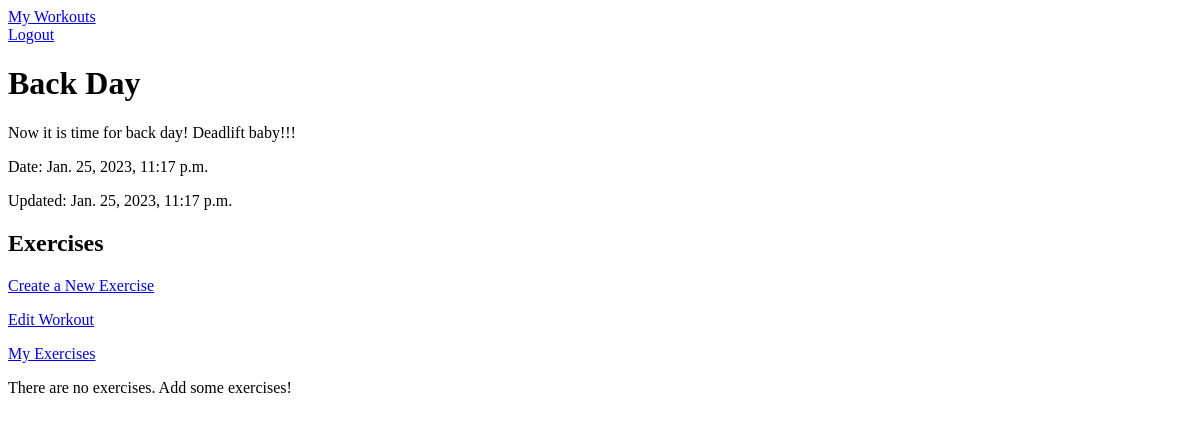
The page /tracker/2/ (signed in) on the database as committed earlier.
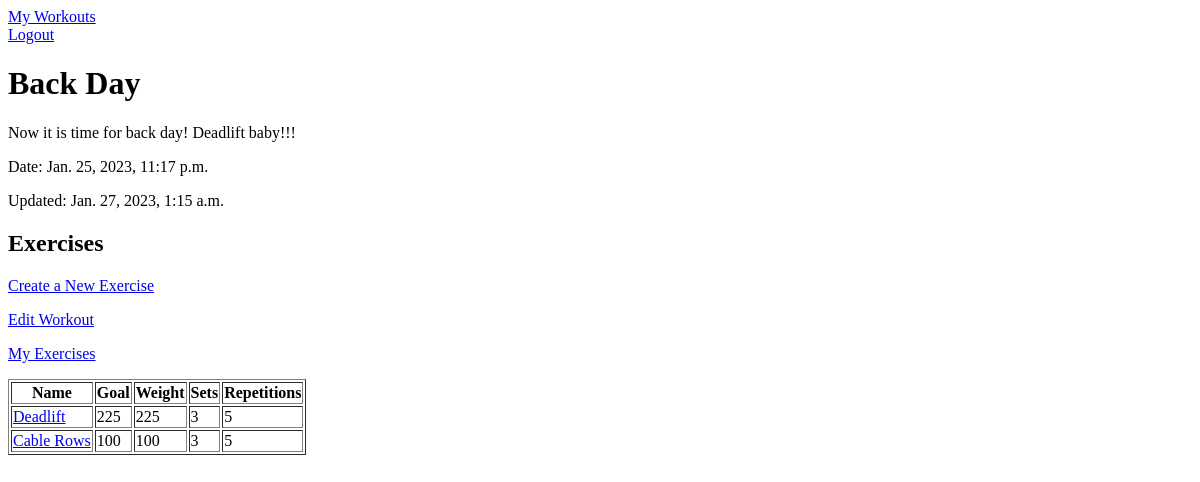
The same page on the database as committed later.
### tracker/models.py (models this page shows, shortened)
class Workout(models.Model):
    name = models.CharField(max_length=100)
    description = models.TextField(default=None)
    created_on = models.DateTimeField(auto_now_add=True)
    updated_on = models.DateTimeField(auto_now=True)
    user = models.ForeignKey(
        settings.AUTH_USER_MODEL,
        related_name="workouts",
        on_delete=models.CASCADE,
        null=True
    )

### exercises/models.py (models this page shows, shortened)
class Exercise(models.Model):
    created_on = models.DateTimeField(auto_now_add=True)
    name = models.CharField(max_length=150)
    goal = models.CharField(max_length=200)
    sets = models.PositiveSmallIntegerField(default=0)
    reps = models.PositiveSmallIntegerField(default=0)
    weight = models.PositiveSmallIntegerField(default=0)
    met_goal = models.BooleanField(default=False)
    updated_on = models.DateTimeField(auto_now=True)
    workout = models.ForeignKey(
        "tracker.Workout",
        related_name="exercises",
        on_delete=models.CASCADE,
        null=True,
    )
    user = models.ForeignKey(
        settings.AUTH_USER_MODEL,
        related_name="exercises",
        on_delete=models.CASCADE,
    )

### tracker/views.py (the view)
# urls.py: path("<int:id>/", show_my_workout, name="show_my_workout"),
@login_required
def show_my_workout(request, id):
    workout = get_object_or_404(Workout, id=id)
    context = {
        "workout": workout,
    }
    return render(request, "tracker/detail.html", context)

### tracker/templates/tracker/detail.html (shortened to what this page needs)
{% extends 'base.html' %}
{% block content %}
    <div>
        <h1>{{ workout.name }}</h1>
        <p>{{ workout.description }}</p>
        <p>Date: {{ workout.created_on }}</p>
        <p>Updated: {{ workout.updated_on }}</p>
        <h2>Exercises</h2>
        <p>
            <a href="{% url 'create_exercise' %}">Create a New Exercise</a>
        </p>
        <p>
            <a href="{% url 'edit_workout' workout.id %}">Edit Workout</a>
        </p>
        <p>
            <a href="{% url 'show_my_exercises' workout.id %}">My Exercises</a>
        </p>
        {% if workout.exercises.all|length > 0 %}
            <table border="1">
                <thead>
                    <tr>
                        <th>Name</th>
                        <th>Goal</th>
                        <th>Weight</th>
                        <th>Sets</th>
                        <th>Repetitions</th>
                    </tr>
                </thead>
                <tbody>
                    {% for exercise in workout.exercises.all %}
                        <tr>
                            <td><a href="{% url 'individual_exercise' exercise.id %}">{{ exercise.name }}</a></td>
                            <td>{{ exercise.goal }}</td>
                            <td>{{ exercise.weight }}</td>
                            <td>{{ exercise.sets }}</td>
                            <td>{{ exercise.reps }}</td>
                        </tr>
                    {% endfor %}
                </tbody>
            </table>
        {% else %}
        <p>There are no exercises. Add some exercises!</p>
        {% endif %}
    </div>
{% endblock content %}

### tracker/templates/base.html (shortened to what this page needs)
<!DOCTYPE html>
<html lang="en">
<head>
</head>
<body>
    <header>
        <nav>
            {% if user.is_authenticated %}
            <div><a href="{% url 'list_workouts' %}">My Workouts</a></div>
            <div><a href="{% url 'user_logout' %}">Logout</a></div>
            {% else %}
            <div><a href="{% url 'user_login' %}">Login</a></div>
            <div><a href="{% url 'user_signup' %}">Signup</a></div>
            {% endif %}
        </nav>
    </header>
    <main>
    {% block content %}
    {% endblock content %}
    </main>
</body>
</html>

Rows that differ between the two databases and show on the page:
changed Workout "Back Day": updated_on "Jan. 25, 2023, 11:17 p.m." → "Jan. 27, 2023, 1:15 a.m."
added Exercise: name "Deadlift", goal "225", weight "225", sets "3", reps "5"
added Exercise: name "Cable Rows", goal "100", weight "100", sets "3", reps "5"
Other text that changed with them:
text no longer shown: "There are no exercises. Add some exercises!"
text now shown: "Name Goal Weight Sets Repetitions"
